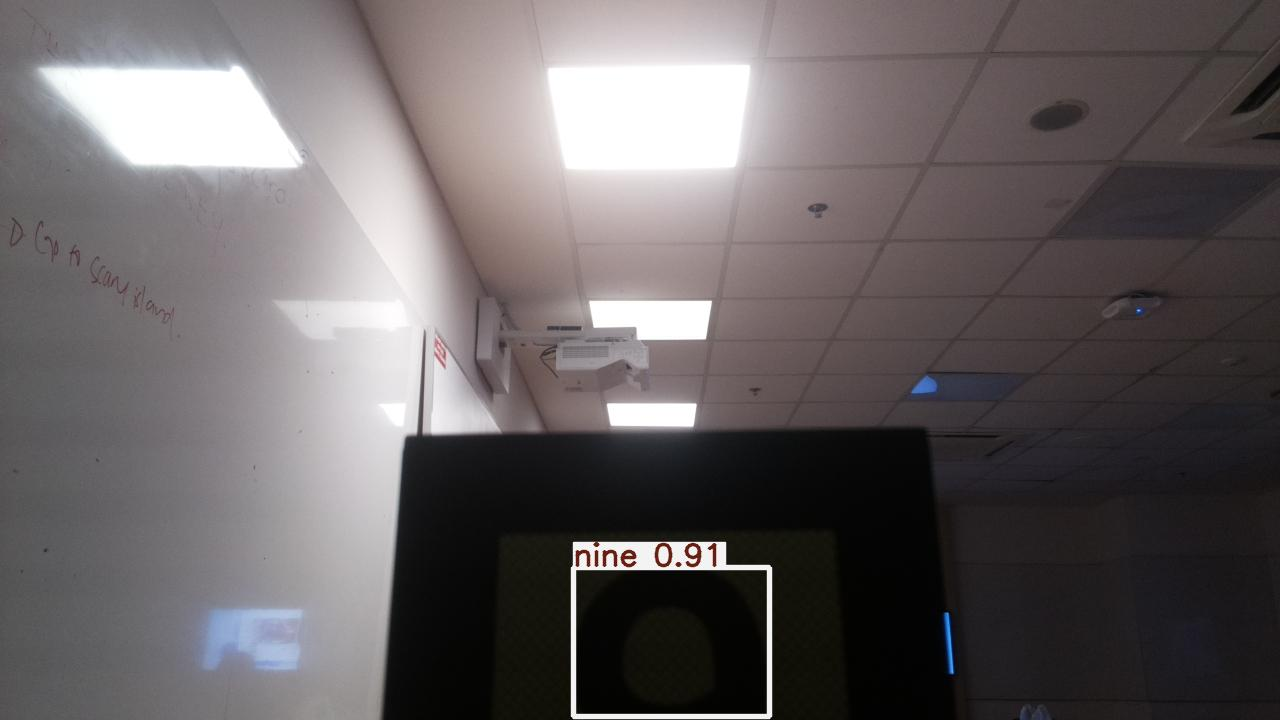
#> input picture Application/runs/detect/exp/captured_image.jpg, 1280 x 720 px; its folder holds only this picture in this run
$ python try.py
#> lines starting #> are read from the running program, lines starting #| are printed output that depends on the picture
import os
import time
import glob
import shutil
from PIL import Image


# [61 lines left out: functions stitch_image, stitch_image_own, not called in this run]

def stitch_image_in_two_rows():
    """
    Stitches the images in the folder together and divides them between 2 rows.
    Saves it into runs/stitched folder.
    """
    # Initialize path to save stitched image
    imgFolder = 'runs'
    stitchedPath = os.path.join(imgFolder, f'stitched-{int(time.time())}.jpeg')

    # Find all files that ends with ".jpg" (this won't match the stitched images as we name them ".jpeg")
    imgPaths = glob.glob(os.path.join(imgFolder+"/detect/*/", "*.jpg"))

    # Open all images
    images = [Image.open(x) for x in imgPaths]
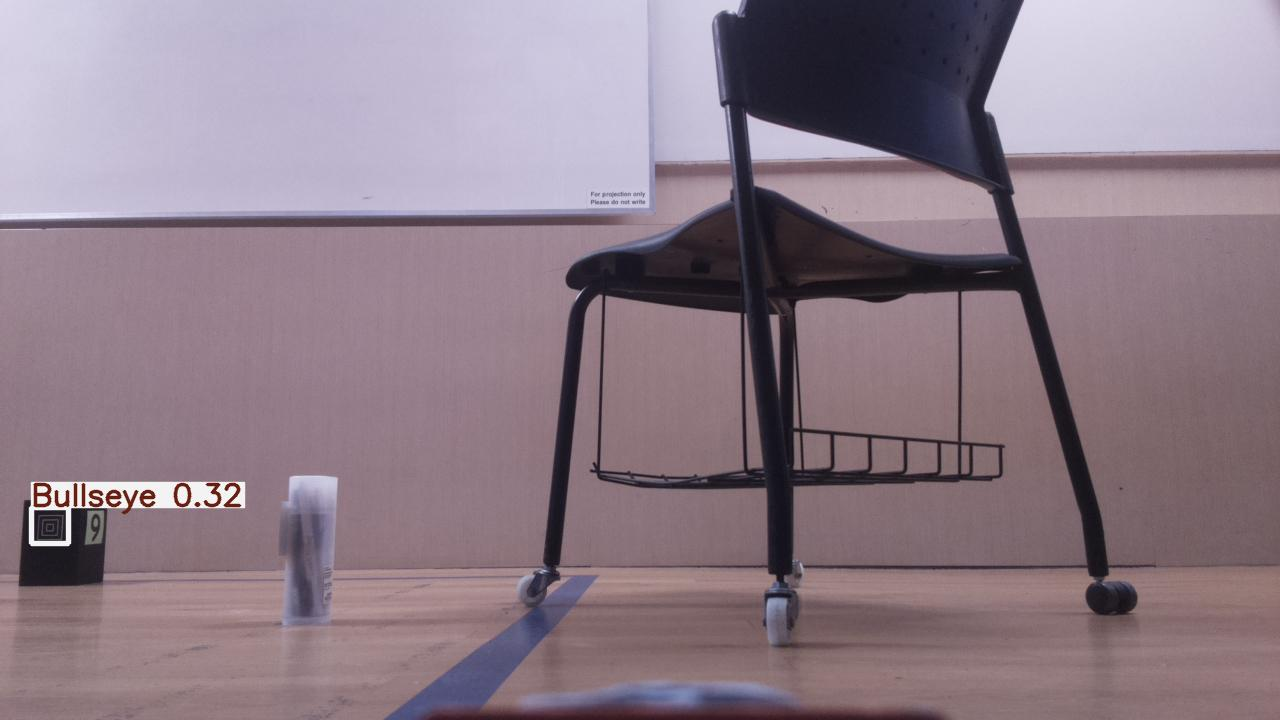
#> input picture Application/runs/detect/exp10/captured_image.jpg, 1280 x 720 px
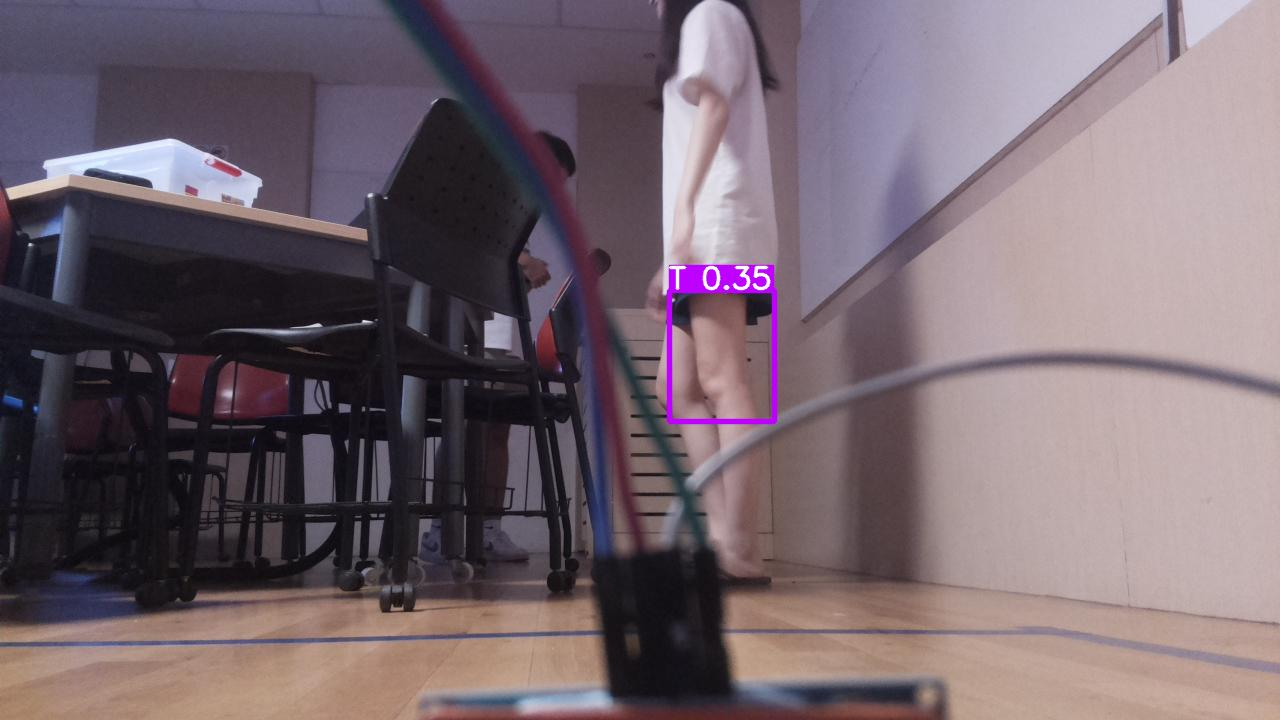
#> input picture Application/runs/detect/exp11/captured_image.jpg, 1280 x 720 px
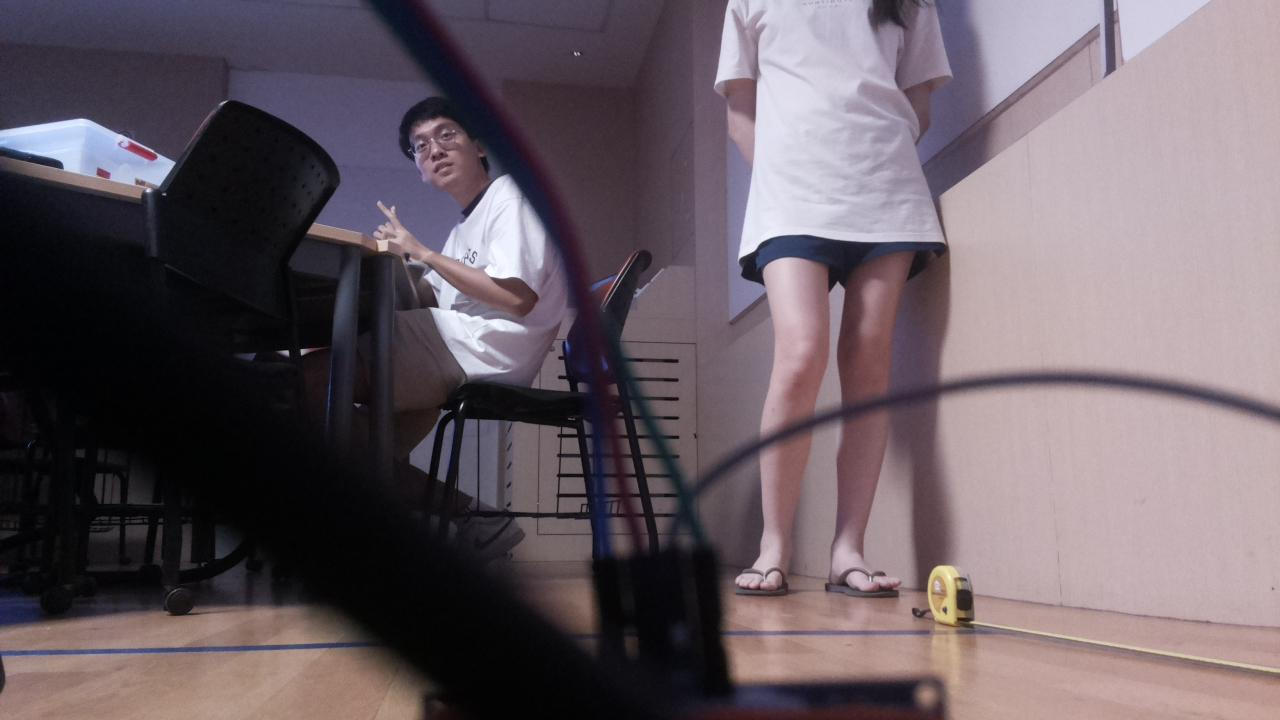
#> input picture Application/runs/detect/exp12/captured_image.jpg, 1280 x 720 px
#> images = 4 items

    # Calculate the number of images per row
    num_images = len(images)
#> num_images = 4
    half = num_images // 2 if num_images % 2 == 0 else (num_images // 2) + 1
#> half = 2

    # Split the images into two rows
    first_row_images = images[:half]
#> first_row_images = 2 items
    second_row_images = images[half:]
#> second_row_images = 2 items

    # Get the width and height of each image
    first_row_widths, first_row_heights = zip(*(i.size for i in first_row_images))
#> first_row_widths = (1280, 1280); first_row_heights = (720, 720)
    second_row_widths, second_row_heights = zip(*(i.size for i in second_row_images))
#> second_row_widths = (1280, 1280); second_row_heights = (720, 720)

    # Calculate the total width and max height for both rows
    max_width_first_row = sum(first_row_widths)
#> max_width_first_row = 2560
    max_width_second_row = sum(second_row_widths)
#> max_width_second_row = 2560

    total_width = max(max_width_first_row, max_width_second_row)
#> total_width = 2560
    total_height = max(first_row_heights) + max(second_row_heights)  # Combine heights of both rows
#> total_height = 1440

    # Create a new image with the total width and height of both rows
    stitchedImg = Image.new('RGB', (total_width, total_height))
#> stitchedImg: PIL image 2560x1440 RGB; every value is 0

    # Stitch the first row of images
    x_offset = 0
    for im in first_row_images:
        stitchedImg.paste(im, (x_offset, 0))
        x_offset += im.size[0]
#> this loop made 2 passes
#> x_offset on passes 1 to 2: 1280, 2560
#> after the loop, x_offset = 2560

    # Stitch the second row of images
    x_offset = 0
    for im in second_row_images:
        stitchedImg.paste(im, (x_offset, max(first_row_heights)))
        x_offset += im.size[0]
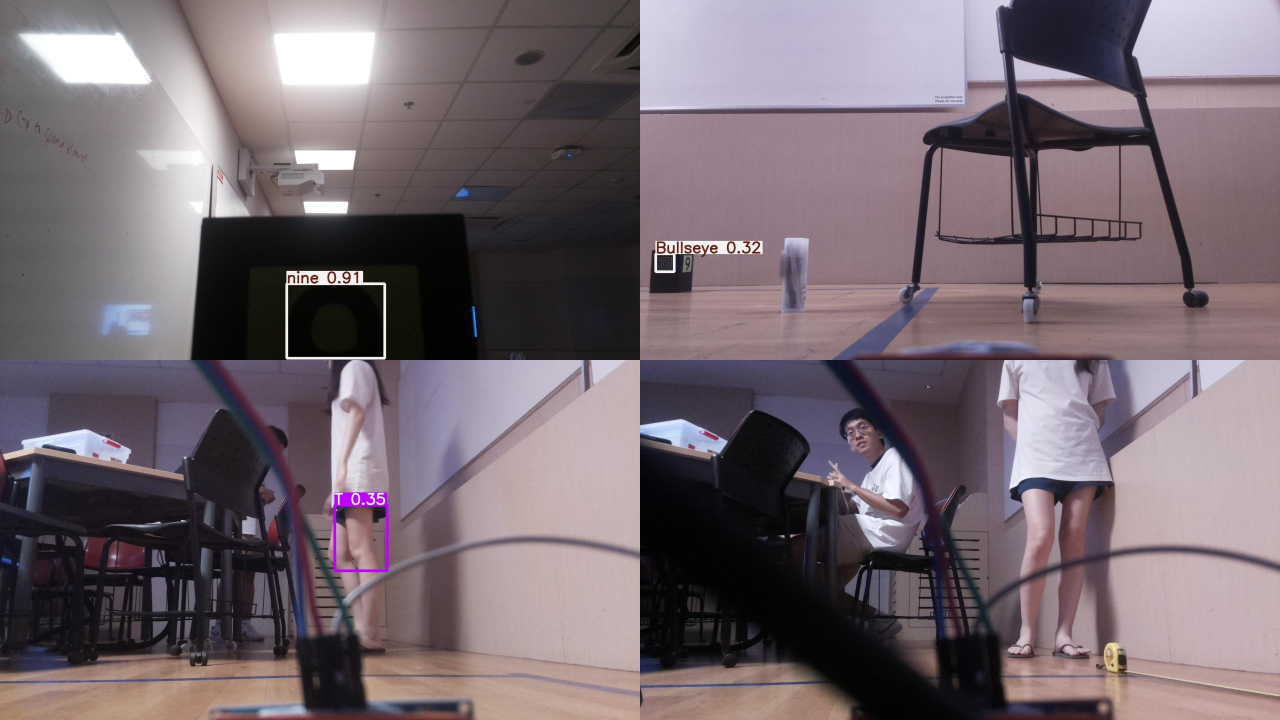
#> stitchedImg: PIL image 2560x1440 RGB (shown at 1/2 size); mean R, G, B 117, 104.6, 111.6
#> after the loop, x_offset = 2560

    # Save the stitched image to the path
    stitchedImg.save(stitchedPath)

    return stitchedImg


stitch_image_in_two_rows()
